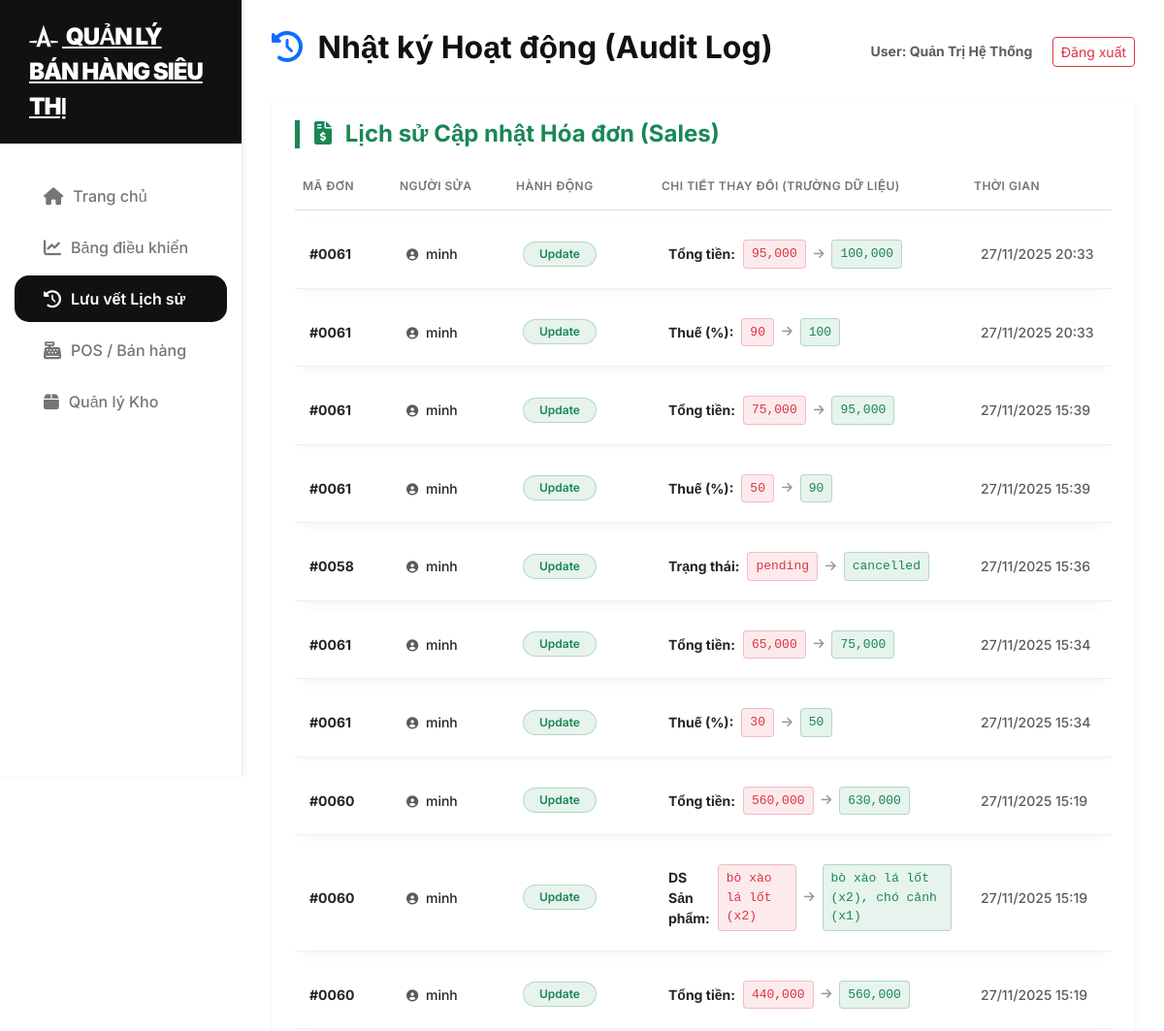
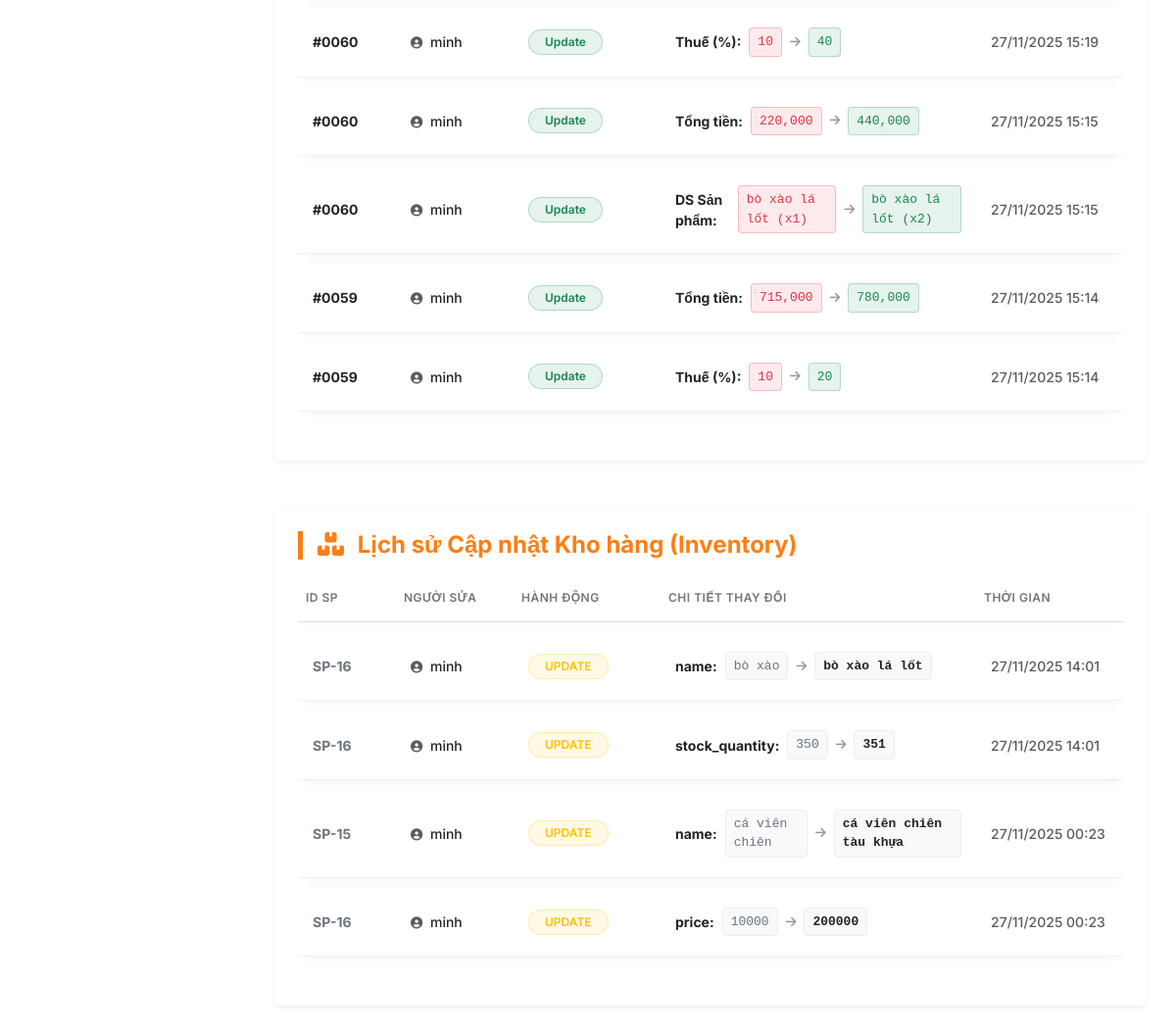
/audit_trail.php (signed in), run on the app's committed database (2 pictures, top to bottom).
### tables this page shows
CREATE TABLE `audit_logs` (
  `id` int(11) UNSIGNED NOT NULL,
  `user_id` int(11) UNSIGNED DEFAULT NULL,
  `table_name` varchar(50) NOT NULL,
  `record_id` int(11) UNSIGNED NOT NULL,
  `action` varchar(50) NOT NULL,
  `field_name` varchar(255) DEFAULT NULL,
  `old_value` text DEFAULT NULL,
  `new_value` text DEFAULT NULL,
  `timestamp` datetime NOT NULL DEFAULT current_timestamp()
);

CREATE TABLE `users` (
  `id` int(11) UNSIGNED NOT NULL,
  `username` varchar(50) NOT NULL,
  `password` varchar(255) NOT NULL,
  `fullname` varchar(100) DEFAULT NULL,
  `email` varchar(100) DEFAULT NULL,
  `role` varchar(50) NOT NULL DEFAULT 'staff',
  `created_at` timestamp NOT NULL DEFAULT current_timestamp()
);

### config.php (called while the page is built, shortened)
<?php
function getCurrentUser() {
    return isset($_SESSION['user_name']) ? $_SESSION['user_name'] : 'Khách';
}

### audit_trail.php (the view, shortened to what this page needs)
<?php
require_once 'config.php';
$current_user_name = getCurrentUser();
$transaction_logs = [];
$inventory_logs = [];
try {
    global $pdo;
    $sql_trans = "SELECT
        al.id, al.record_id, al.action, al.field_name, al.old_value, al.new_value, al.timestamp,
        u.username
    FROM audit_logs al
    JOIN users u ON al.user_id = u.id
    WHERE al.table_name = 'transactions'
    ORDER BY al.timestamp DESC
    LIMIT 50";
    $stmt_trans = $pdo->query($sql_trans);
    $transaction_logs = $stmt_trans->fetchAll(PDO::FETCH_ASSOC);
    $sql_inv = "SELECT
        al.id, al.record_id, al.action, al.field_name, al.old_value, al.new_value, al.timestamp,
        u.username
    FROM audit_logs al
    JOIN users u ON al.user_id = u.id
    WHERE al.table_name = 'products'
    ORDER BY al.timestamp DESC
    LIMIT 50";
    $stmt_inv = $pdo->query($sql_inv);
    $inventory_logs = $stmt_inv->fetchAll(PDO::FETCH_ASSOC);
} catch (PDOException $e) {
    $error_msg = "Lỗi khi tải lịch sử: " . $e->getMessage();
}
function renderValueChange($val) {
    return htmlspecialchars($val);
}
?>
<!DOCTYPE html>
<html lang="vi">
<head>
    <link href="https://cdn.jsdelivr.net/npm/bootstrap@5.3.0/dist/css/bootstrap.min.css" rel="stylesheet">
    <link rel="stylesheet" href="https://cdnjs.cloudflare.com/ajax/libs/font-awesome/6.0.0/css/all.min.css">
    <link rel="stylesheet" href="style.css">
</head>
<body>
<div class="sidebar d-none d-md-block">
    <a href="index.php" class="brand-logo">
        <i class="fab fa-autoprefixer"></i> <?php echo APP_NAME; ?>
    </a>
    <nav class="nav flex-column">
        <a class="nav-link" href="index.php"><i class="fas fa-home"></i> Trang chủ</a>
        <a class="nav-link" href="admin_dashboard.php"><i class="fas fa-chart-line"></i> Bảng điều khiển</a>
        <a class="nav-link active" href="audit_trail.php"><i class="fas fa-history"></i> Lưu vết Lịch sử</a>
        <a class="nav-link" href="sales.php"><i class="fas fa-cash-register"></i> POS / Bán hàng</a>
        <a class="nav-link" href="inventory.php"><i class="fas fa-box"></i> Quản lý Kho</a>
    </nav>
</div>
<div class="main-content">
    <div class="d-flex justify-content-between align-items-center mb-4">
        <h2 class="fw-bold"><i class="fas fa-history me-2 text-primary"></i> Nhật ký Hoạt động (Audit Log)</h2>
        <div>
            <span class="me-3 fw-bold small text-muted">User: <?php echo $current_user_name; ?></span>
            <a href="logout.php" class="btn btn-sm btn-outline-danger">Đăng xuất</a>
        </div>
    </div>
    <div class="row g-5">
        <div class="col-12">
            <div class="bg-white p-4 rounded shadow-sm">
                <h4 class="fw-bold section-title-sales">
                    <i class="fas fa-file-invoice-dollar me-2"></i> Lịch sử Cập nhật Hóa đơn (Sales)
                </h4>
                <div class="table-responsive">
                    <table class="table table-clean w-100">
                        <thead>
                            <tr>
                                <th width="100">Mã Đơn</th>
                                <th width="120">Người sửa</th>
                                <th width="150">Hành động</th>
                                <th>Chi tiết Thay đổi (Trường dữ liệu)</th>
                                <th width="150">Thời gian</th>
                            </tr>
                        </thead>
                        <tbody>
                            <?php if (empty($transaction_logs)): ?>
                                <tr><td colspan="5" class="text-center text-muted py-4">Chưa có lịch sử chỉnh sửa hóa đơn.</td></tr>
                            <?php else: ?>
                                <?php foreach ($transaction_logs as $log): ?>
                                    <tr>
                                        <td>
                                            <a href="sales.php?search_query=<?php echo $log['record_id']; ?>&search_type=id" class="fw-bold text-decoration-none text-dark">
                                                #<?php echo str_pad($log['record_id'], 4, '0', STR_PAD_LEFT); ?>
                                            </a>
                                        </td>
                                        <td>
                                            <i class="fas fa-user-circle text-muted small me-1"></i>
                                            <?php echo htmlspecialchars($log['username']); ?>
                                        </td>
                                        <td>
                                            <span class="badge bg-success bg-opacity-10 text-success border border-success border-opacity-25 rounded-pill px-3">
                                                <?php echo htmlspecialchars($log['action']); ?>
                                            </span>
                                        </td>
                                        <td>
                                            <div class="d-flex align-items-center">
                                                <strong class="me-2 text-dark"><?php echo htmlspecialchars($log['field_name']); ?>:</strong>
                                                <span class="val-box text-danger border-danger border-opacity-25 bg-danger bg-opacity-10"><?php echo renderValueChange($log['old_value']); ?></span>
                                                <i class="fas fa-arrow-right change-arrow small mx-2"></i>
                                                <span class="val-box text-success border-success border-opacity-25 bg-success bg-opacity-10"><?php echo renderValueChange($log['new_value']); ?></span>
                                            </div>
                                        </td>
                                        <td class="text-muted small"><?php echo date('d/m/Y H:i', strtotime($log['timestamp'])); ?></td>
                                    </tr>
                                <?php endforeach; ?>
                            <?php endif; ?>
                        </tbody>
                    </table>
                </div>
            </div>
        </div>
        <div class="col-12">
            <div class="bg-white p-4 rounded shadow-sm">
                <h4 class="fw-bold section-title-inv">
                    <i class="fas fa-boxes me-2"></i> Lịch sử Cập nhật Kho hàng (Inventory)
                </h4>
                <div class="table-responsive">
                    <table class="table table-clean w-100">
                        <thead>
                            <tr>
                                <th width="100">ID SP</th>
                                <th width="120">Người sửa</th>
                                <th width="150">Hành động</th>
                                <th>Chi tiết Thay đổi</th>
                                <th width="150">Thời gian</th>
                            </tr>
                        </thead>
                        <tbody>
                            <?php if (empty($inventory_logs)): ?>
                                <tr><td colspan="5" class="text-center text-muted py-4">Chưa có lịch sử chỉnh sửa kho hàng.</td></tr>
                            <?php else: ?>
                                <?php foreach ($inventory_logs as $log): ?>
                                    <tr>
                                        <td>
                                            <a href="inventory.php" class="fw-bold text-decoration-none text-secondary">
                                                SP-<?php echo $log['record_id']; ?>
                                            </a>
                                        </td>
                                        <td>
                                            <i class="fas fa-user-circle text-muted small me-1"></i>
                                            <?php echo htmlspecialchars($log['username']); ?>
                                        </td>
                                        <td>
                                            <span class="badge bg-warning bg-opacity-10 text-warning border border-warning border-opacity-25 rounded-pill px-3">
                                                <?php echo htmlspecialchars($log['action']); ?>
                                            </span>
                                        </td>
                                        <td>
                                            <div class="d-flex align-items-center">
                                                <strong class="me-2 text-dark"><?php echo htmlspecialchars($log['field_name']); ?>:</strong>
                                                <span class="val-box text-secondary"><?php echo renderValueChange($log['old_value']); ?></span>
                                                <i class="fas fa-arrow-right change-arrow small mx-2"></i>
                                                <span class="val-box text-dark fw-bold"><?php echo renderValueChange($log['new_value']); ?></span>
                                            </div>
                                        </td>
                                        <td class="text-muted small"><?php echo date('d/m/Y H:i', strtotime($log['timestamp'])); ?></td>
                                    </tr>
                                <?php endforeach; ?>
                            <?php endif; ?>
                        </tbody>
                    </table>
                </div>
            </div>
        </div>
    </div>
</div>
</body>
</html>

### style.css (style rules this page uses)
:root { --app-black: #111111; --app-gray: #757575; --bg-color: #ffffff; --card-bg: #f8f8f8; --border-radius-lg: 15px; --transition-speed: 0.3s; }
body { font-family: 'Inter', sans-serif; height: 100vh; overflow-x: hidden; background-color: var(--bg-color); color: var(--app-black); }
h1, h2, h3, h4, h5, h6 { color: var(--app-black); }
a { color: var(--app-black); text-decoration: none; }
.sidebar { height: 100vh; position: fixed; width: 250px; padding-top: 0; border-right: 1px solid #eee; background-color: var(--bg-color); box-shadow: 2px 0 5px rgba(0, 0, 0, 0.05); }
.brand-logo { font-weight: 900; font-size: 24px; padding: 20px 30px; margin-bottom: 30px; letter-spacing: -1px; text-transform: uppercase; background-color: var(--app-black); color: white; display: block; text-decoration: none; transition: all var(--transition-speed); }
.brand-logo i { margin-right: 5px; }
.sidebar .nav-link { padding: 12px 30px; color: var(--app-gray); font-weight: 500; display: flex; align-items: center; transition: all var(--transition-speed); border-radius: var(--border-radius-lg); margin: 0 15px 5px 15px; }
.sidebar .nav-link i { margin-right: 10px; font-size: 18px; }
.sidebar .nav-link:hover, .sidebar .nav-link.active { background-color: var(--app-black); color: white; font-weight: 600; }
.main-content { margin-left: 250px; padding: 40px 60px; background-color: var(--bg-color); }
.table-clean { border-collapse: separate; border-spacing: 0 10px; }
.table-clean thead th { font-weight: 600; color: var(--app-gray); border-bottom: 1px solid #e0e0e0; text-transform: uppercase; font-size: 12px; padding-bottom: 15px; padding-top: 0; }
.table-clean tbody td { padding: 20px 15px; font-weight: 500; border-bottom: 1px solid #f0f0f0; background-color: var(--bg-color); }
.table-clean tbody tr { transition: all var(--transition-speed); border-radius: var(--border-radius-lg); overflow: hidden; box-shadow: 0 2px 8px rgba(0, 0, 0, 0.05); }
.table-clean tbody tr:first-child { border-top-left-radius: var(--border-radius-lg); border-top-right-radius: var(--border-radius-lg); }
.table-clean tbody tr:last-child { border-bottom-left-radius: var(--border-radius-lg); border-bottom-right-radius: var(--border-radius-lg); }
.table-clean .badge { padding: 6px 12px; border-radius: 12px; font-weight: 600; font-size: 0.75rem; }

### audit_trail.php (style rules this page uses)
:root { --app-gray: #757575; }
.table-clean th { font-weight: 600; color: var(--app-gray); border-bottom: 2px solid #eee; text-transform: uppercase; font-size: 11px; padding-bottom: 10px; letter-spacing: 0.5px; }
.table-clean td { padding: 12px 0; font-weight: 500; border-bottom: 1px solid #f2f2f2; font-size: 14px; vertical-align: middle; }
.main-content { padding: 30px; }
.section-title-sales { border-left: 5px solid #198754; padding-left: 15px; color: #198754; margin-bottom: 20px; }
.section-title-inv { border-left: 5px solid #fd7e14; padding-left: 15px; color: #fd7e14; margin-bottom: 20px; }
.val-box { background: #f8f9fa; padding: 4px 8px; border-radius: 4px; border: 1px solid #eee; font-family: monospace; font-size: 13px; display: inline-block; }
.change-arrow { color: #999; margin: 0 5px; }

### data on the page
audit_logs: record "0061", user.username "minh", action "Update", field_name "Tổng tiền", old_value "95,000", new_value "100,000", timestamp "27/11/2025 20:33"
audit_logs: record "0061", user.username "minh", action "Update", field_name "Thuế (%)", old_value "90", new_value "100", timestamp "27/11/2025 20:33"
audit_logs: record "0061", user.username "minh", action "Update", field_name "Tổng tiền", old_value "75,000", new_value "95,000", timestamp "27/11/2025 15:39"
audit_logs: record "0061", user.username "minh", action "Update", field_name "Thuế (%)", old_value "50", new_value "90", timestamp "27/11/2025 15:39"
audit_logs: record "0058", user.username "minh", action "Update", field_name "Trạng thái", old_value "pending", new_value "cancelled", timestamp "27/11/2025 15:36"
audit_logs: record "0061", user.username "minh", action "Update", field_name "Tổng tiền", old_value "65,000", new_value "75,000", timestamp "27/11/2025 15:34"
audit_logs: record "0061", user.username "minh", action "Update", field_name "Thuế (%)", old_value "30", new_value "50", timestamp "27/11/2025 15:34"
audit_logs: record "0060", user.username "minh", action "Update", field_name "Tổng tiền", old_value "560,000", new_value "630,000", timestamp "27/11/2025 15:19"
audit_logs: record "0060", user.username "minh", action "Update", field_name "DS Sản phẩm", old_value "bò xào lá lốt (x2)", new_value "bò xào lá lốt (x2), chó cảnh (x1)", timestamp "27/11/2025 15:19"
audit_logs: record "0060", user.username "minh", action "Update", field_name "Tổng tiền", old_value "440,000", new_value "560,000", timestamp "27/11/2025 15:19"
audit_logs: record "0060", user.username "minh", action "Update", field_name "Thuế (%)", old_value "10", new_value "40", timestamp "27/11/2025 15:19"
audit_logs: record "0060", user.username "minh", action "Update", field_name "Tổng tiền", old_value "220,000", new_value "440,000", timestamp "27/11/2025 15:15"
audit_logs: record "0060", user.username "minh", action "Update", field_name "DS Sản phẩm", old_value "bò xào lá lốt (x1)", new_value "bò xào lá lốt (x2)", timestamp "27/11/2025 15:15"
audit_logs: record "0059", user.username "minh", action "Update", field_name "Tổng tiền", old_value "715,000", new_value "780,000", timestamp "27/11/2025 15:14"
audit_logs: record "0059", user.username "minh", action "Update", field_name "Thuế (%)", old_value "10", new_value "20", timestamp "27/11/2025 15:14"
audit_logs: record "16", user.username "minh", action "UPDATE", field_name "name", old_value "bò xào", new_value "bò xào lá lốt", timestamp "27/11/2025 14:01"
audit_logs: record "16", user.username "minh", action "UPDATE", field_name "stock_quantity", old_value "350", new_value "351", timestamp "27/11/2025 14:01"
audit_logs: record "15", user.username "minh", action "UPDATE", field_name "name", old_value "cá viên chiên", new_value "cá viên chiên tàu khựa", timestamp "27/11/2025 00:23"
audit_logs: record "16", user.username "minh", action "UPDATE", field_name "price", old_value "10000", new_value "200000", timestamp "27/11/2025 00:23"

### other printed values
APP_NAME "QUẢN LÝ BÁN HÀNG SIÊU THỊ"
$current_user_name "Quản Trị Hệ Thống"
